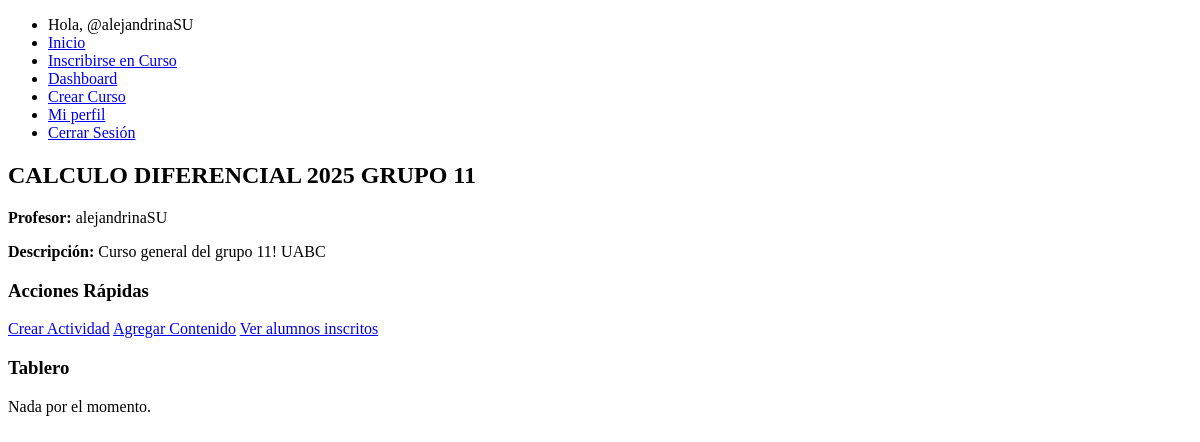
Before: /board/VAH1SG (signed in) with the older database file.
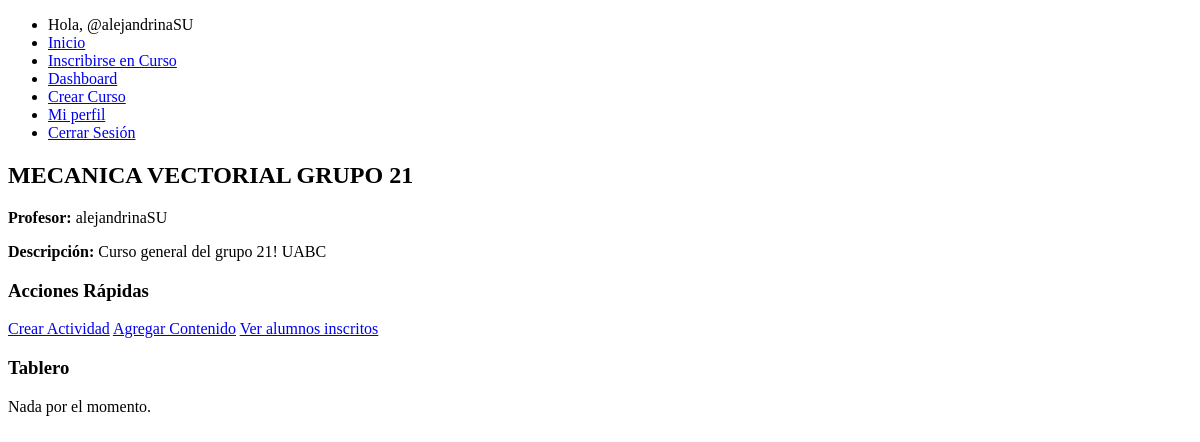
After: the same page with the newer database file.
### webapp/models.py (models this page shows, shortened)
class Curso(models.Model):
    id_profesor = models.ForeignKey(settings.AUTH_USER_MODEL, on_delete=models.CASCADE)
    nombre_curso = models.CharField(max_length=100)
    descripcion = models.TextField(max_length=500)
    codigo_acceso = models.CharField(max_length=10, unique=True)

class UsuarioPersonalizado(AbstractUser):
    ROLES = (
        ('Estudiante', 'Estudiante'),
        ('Profesor', 'Profesor')
    )
    rol = models.CharField(max_length=10, choices=ROLES, default='Estudiante')
    sobre_mi = models.TextField(max_length=2000, blank=True, null=True)
    foto_perfil = models.ImageField(upload_to='fotos_perfil/', blank=True, null=True)

### webapp/views.py (the view)
# urls.py: path("board/<str:codigo_acceso>", views.board, name="board"),
@login_required
def board(request, codigo_acceso):
    curso = get_object_or_404(Curso, codigo_acceso=codigo_acceso)
    return render(request, 'board.html',{
        'curso':curso
    })

### webapp/templates/board.html (shortened to what this page needs)
{% extends "base.html" %}
{% block content %}
<div class="container">
    <h2>{{ curso.nombre_curso }}</h2>
    <p><strong>Profesor:</strong> {{ curso.id_profesor.username }}</p>
    <p><strong>Descripción:</strong> {{ curso.descripcion }}</p>
    {% if request.user == curso.id_profesor %}
        <h3>Acciones Rápidas</h3>
        <a href="#" class="btn btn-success">Crear Actividad</a>
        <a href="#" class="btn btn-info">Agregar Contenido</a>
        <a href="{% url 'board_view_students' curso.codigo_acceso %}" class="btn btn-info">Ver alumnos inscritos</a>
    {% else %}
        <a href="{% url 'board_view_students' curso.codigo_acceso %}" class="btn btn-info">Ver alumnos inscritos</a>
    {% endif %}
    <h3>Tablero</h3>
    <p>Nada por el momento.</p>
</div>
{% endblock %}

Changed rows visible on the page:
changed Curso "alejandrinaSU": nombre_curso "CALCULO DIFERENCIAL 2025 GRUPO 11" → "MECANICA VECTORIAL GRUPO 21"; descripcion "Curso general del grupo 11! UABC" → "Curso general del grupo 21! UABC"
